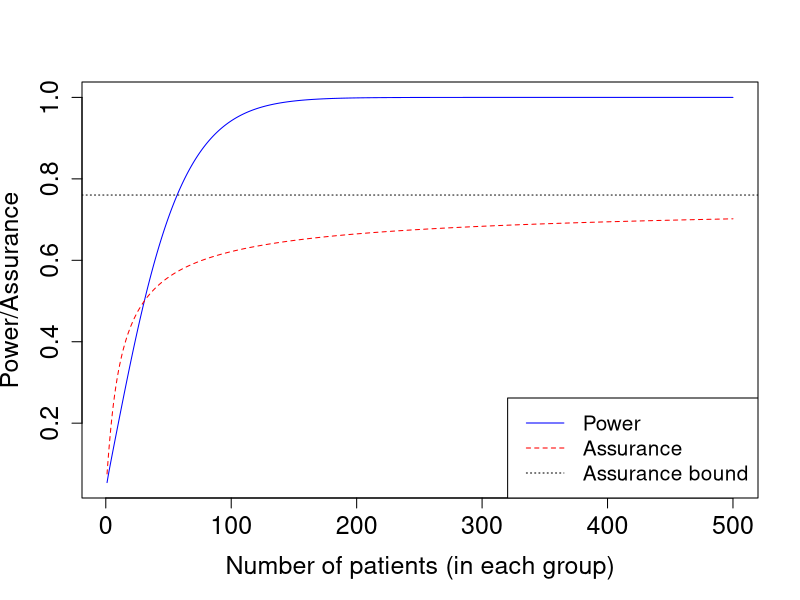
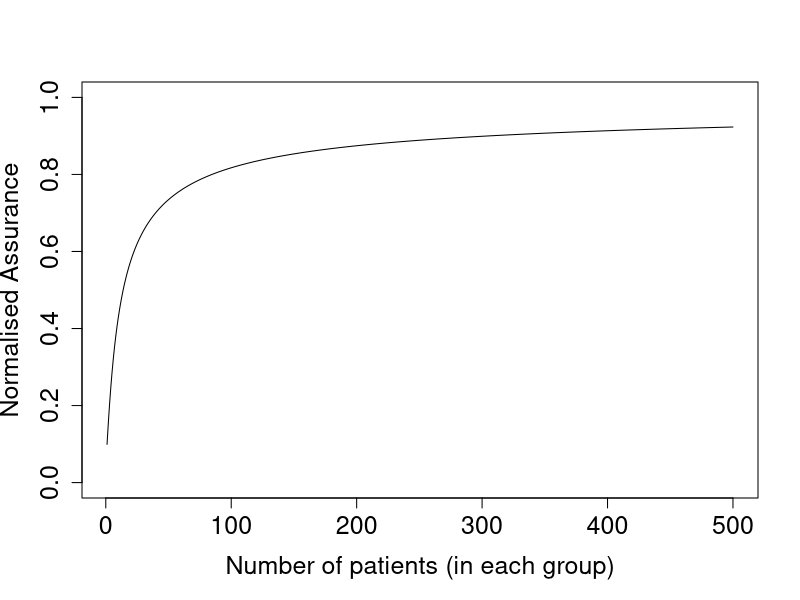
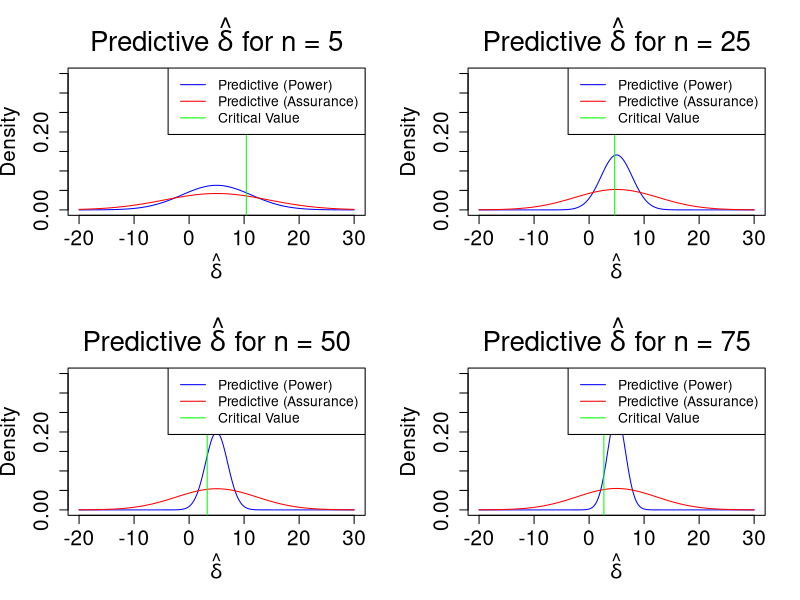
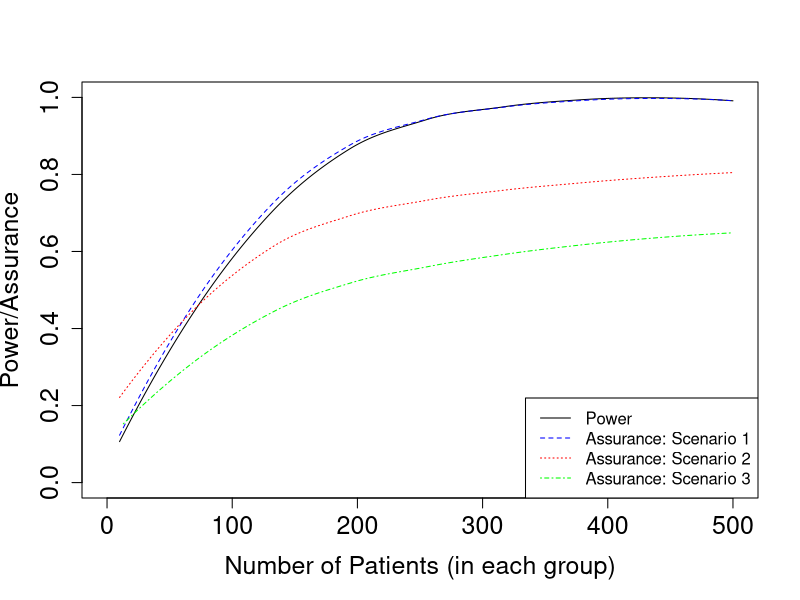
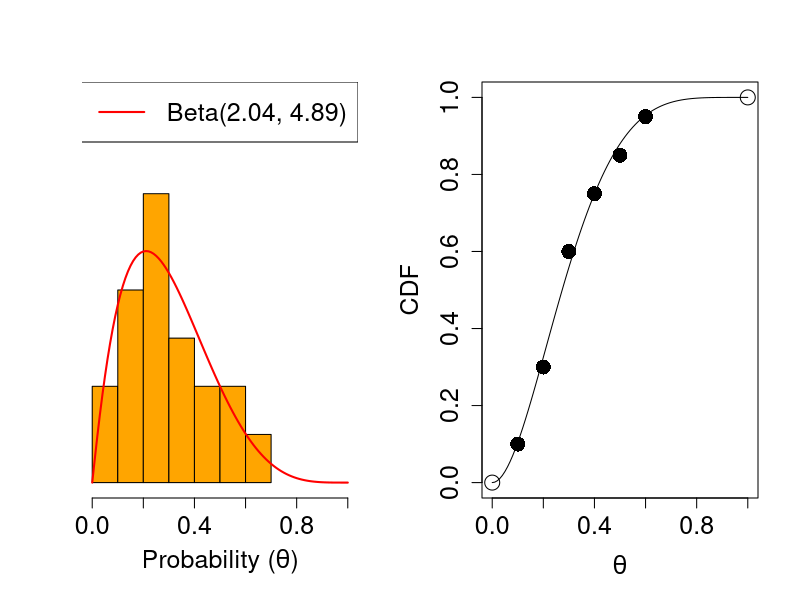
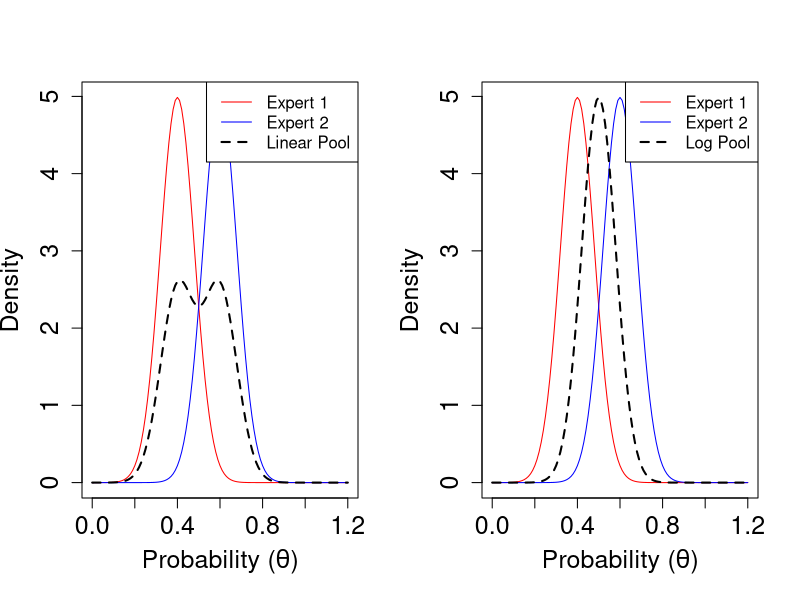
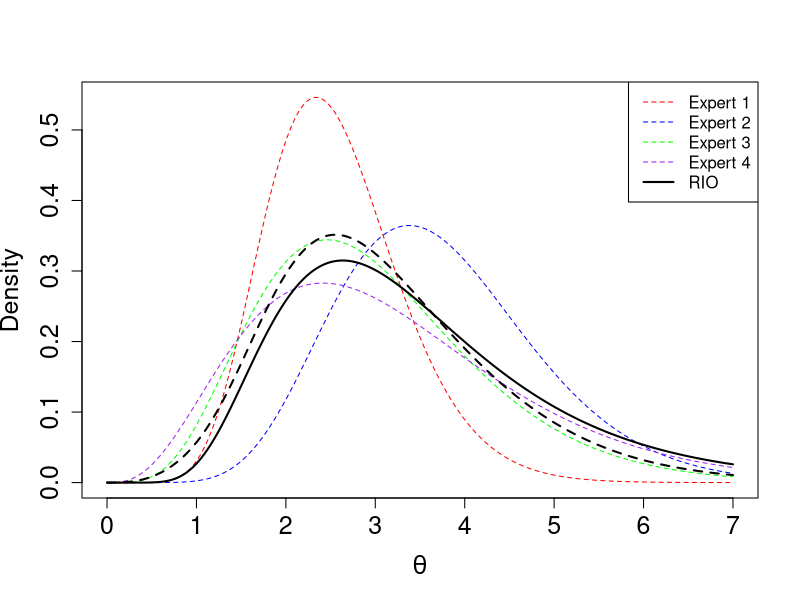

These figures' R source, in order:
sigma <- 10
delta_0 <- 5
alpha <- 0.025
beta <- 0.2


n1 <- 2*sigma^2*(qnorm(alpha) + qnorm(beta))^2
n1 <- n1/(delta_0)^2

n_0 <- 4
n <- 1:500
power <- pnorm(qnorm(alpha) + (delta_0*sqrt(n))/sqrt(2*sigma^2))
assurance <- pnorm(sqrt(n_0/(n+n_0))*(qnorm(alpha)+(delta_0*sqrt(n))/sqrt(2*sigma^2)))
assurance_upper_bound <- pnorm(sqrt(n_0)*delta_0/sqrt(2*sigma^2))
Norm_Ass <- assurance/assurance_upper_bound



png("PowerAssurance.png", units="in", width=10, height=6, res=700)
plot(n, power, type = "l", col = "blue",
     xlab = "Number of patients (in each group)", ylab = "Power/Assurance", 
     cex.axis=1.5, cex.lab=1.5, cex.main=2)
lines(n, assurance, col = "red", lty = 2)
abline(h = assurance_upper_bound, lty = 3)
legend("bottomright", legend = c("Power", "Assurance", "Assurance bound"), 
       lty = 1:3, col = c("blue", "red", "black"), cex = 1.25)
dev.off()

png("Norm_Assurance.png", units="in", width=10, height=6, res=700)
plot(n, Norm_Ass, type = "l", ylim = c(0,1), xlab = "Number of patients (in each group)",
     ylab = "Normalised Assurance",
     cex.axis=1.5, cex.lab=1.5, cex.main=2)
dev.off()

png("Pred_delta_hat.png", units="in", width=10, height=8, res=1000)
par(mfrow = c(2,2))

produce_plot <- function(n){
  critValue <- qnorm(0.95) * sqrt(2*sigma^2) / sqrt(n)
  delta_hat <- seq(-20, 30, by = 0.1)
  
  plot(delta_hat,
       dnorm(delta_hat, mean = delta_0, sd = sqrt(2*sigma^2 * (1 / n))),
       type = "l", col = "blue",
       main = bquote("Predictive " * hat(delta) * " for " * n * " = " * .(n)),
       ylab = "Density",
       xlab = expression(hat(delta)),
       ylim = c(0, 0.35),
       cex.axis=1.5, cex.lab=1.5, cex.main=2)
  
  lines(delta_hat,
        dnorm(delta_hat, mean = delta_0, sd = sqrt(2*sigma^2 * (1 / n_0 + 1 / n))),
        col = "red")
  
  abline(v = critValue, lwd = 1, col = "green")
  
  legend("topright",
         legend = c("Predictive (Power)", "Predictive (Assurance)", "Critical Value"),
         col = c("blue", "red", "green"), lty = 1)
}

produce_plot(5)
produce_plot(25)
produce_plot(50)
produce_plot(75)
dev.off()




simulate_data_power <- function(n) {
    r_c <- rbinom(1, n, 0.45)
    r_t <- rbinom(1, n, 0.3)
    p_hat_c <- r_c / n
    p_hat_t <- r_t / n
    p_pool <- (r_c + r_t) / (2 * n)
    se <- sqrt(2 * p_pool * (1 - p_pool) / n)
    z <- (p_hat_c - p_hat_t) / se
    z_crit <- qnorm(1 - 0.025)
    z > z_crit
}



sim_data_ass <- function(n, m, nu){
  
  theta_c <- rbeta(1, 10.7, 13.1)
  rho <- truncnorm::rtruncnorm(1, mean = m, sd = sqrt(nu), a = (theta_c-1), b = theta_c)
  theta_t <- theta_c - rho #Treatment
  r_c <- rbinom(1, n, prob = theta_c)
  r_t <- rbinom(1, n, prob = theta_t)
  
  p_hat_c <- r_c / n
  p_hat_t <- r_t / n
  p_pool <- (r_c + r_t) / (2 * n)
  se <- sqrt(2 * p_pool * (1 - p_pool) / n)
  z <- (p_hat_c - p_hat_t) / se
  z_crit <- qnorm(1 - 0.025)
  z > z_crit
}

png("Power_Assurance_Moxo.png", units="in", width=10, height=6, res=700)
n1 <- 10:500
power_estimates <- sapply(n1, function(n) mean(replicate(500, simulate_data_power(n))))
smooth_power <- loess(power_estimates~n1)
plot(n1, predict(smooth_power, newdata = n1), type = "l",
     ylim = c(0,1), xlim = c(0, 500),
     ylab = "Power/Assurance",
     xlab = "Number of Patients (in each group)",
     cex.axis=1.5, cex.lab=1.5, cex.main=2)


ass_estimates1 <- sapply(n1, function(n) mean(replicate(500, sim_data_ass(n, 0.15, 0.0001))))
smooth_ass1 <- loess(ass_estimates1~n1)
lines(n1, predict(smooth_ass1, newdata = n1), col = "blue", lty = 2)


ass_estimates2 <- sapply(n1, function(n) mean(replicate(500, sim_data_ass(n, 0.15, 0.01))))
smooth_ass2 <- loess(ass_estimates2~n1)
lines(n1, predict(smooth_ass2, newdata = n1), col = "red", lty = 3)


ass_estimates3 <- sapply(n1, function(n) mean(replicate(500, sim_data_ass(n, 0.1, 0.01))))
smooth_ass3 <- loess(ass_estimates3~n1)
lines(n1, predict(smooth_ass3, newdata = n1), col = "green", lty = 4)

legend("bottomright", legend = c("Power", "Assurance: Scenario 1", "Assurance: Scenario 2", "Assurance: Scenario 3"),
       lty = 1:4, col = c("black", "blue", "red", "green"))
dev.off()



probs <- c(0.05, 0.05,
           0.15, 0.15, 0.15, 0.15,
           0.25, 0.25, 0.25, 0.25, 0.25, 0.25,
           0.35, 0.35, 0.35,
           0.45, 0.45,
           0.55, 0.55, 0.65)
png("Trial_Roulette_Dist.png", units="in", width=10, height=6, res=700)
par(mfrow = c(1,2))
hist(probs, ylim = c(0, 4), xlim = c(0,1), col = "orange",
     xlab = expression("Probability ("*theta*")"),
     main = "", freq=F, ylab = "", yaxt="n", cex.axis=1.5, cex.lab=1.5, cex.main=2)
x <- seq(0, 1, by=0.01)
lines(x, dbeta(x, 2.04, 4.89), col = "red", lwd = 2)
legend("topright", legend = "Beta(2.04, 4.89)", lty = 1, col = "red", lwd = 2, cex = 1.5)

xAxis <- c(0.1, 0.2, 0.3, 0.4, 0.5, 0.6)
CDF <- c(0.1, 0.3, 0.6, 0.75, 0.85, 0.95)
plot(xAxis, CDF, xlab = expression(theta), xlim = c(0,1), ylim = c(0,1),
     cex.axis=1.5, cex.lab=1.5, cex.main=2, pch = 16, cex = 2)
points(c(0, 1), c(0,1), pch = 1, cex = 2)
lines(x, pbeta(x, 2.04, 4.89))
dev.off()


png("Math_Pooling.png", units="in", width=12, height=6, res=700)
par(mfrow = c(1,2))
x <- seq(0, 1.2, by=0.01)
f1 <- dnorm(x, 0.4, 0.08)
f2 <- dnorm(x, 0.6, 0.08)
w1 <- 0.5
w2 <- 1 - w1

#Plotting the linear pool
plot(x, f1, type = "l",
     xlab = expression("Probability ("*theta*")"), col = "red",
     ylab = "Density", xlim = c(0, 1.2),
     cex.axis=1.5, cex.lab=1.5, cex.main=2)
lines(x, f2, col = "blue")
lines(x, w1*f1 + w2*f2, lty = 2, lwd = 2)
legend("topright", legend = c("Expert 1", "Expert 2", "Linear Pool"), col = c("red", "blue", "black"),
       lty = c(1, 1, 2), lwd = c(1, 1, 2))

#Plotting the log pool
log_pool_raw <- f1^w1 * f2^w2
log_pool <- log_pool_raw / sum(log_pool_raw * diff(x)[1])
plot(x, f1, type = "l",
     xlab = expression("Probability ("*theta*")"), col = "red",
     ylab = "Density", xlim = c(0, 1.2),
     cex.axis=1.5, cex.lab=1.5, cex.main=2)
lines(x, f2, col = "blue")
lines(x, log_pool, lty = 2, lwd = 2)
legend("topright", legend = c("Expert 1", "Expert 2", "Log Pool"), col = c("red", "blue", "black"),
       lty = c(1, 1, 2), lwd = c(1, 1, 2))
dev.off()

png("Elicit_Rio.png", units="in", width=10, height=6, res=700)
x <- seq(0, 7, by=0.01)
ex1 <- dgamma(x, 11.4, 4.45)
ex2 <- dgamma(x, 10.7, 2.87)
ex3 <- dgamma(x, 5.68, 1.9)
ex4 <- dgamma(x, 4.09, 1.28)
w1 <- 0.25
w2 <- 0.25
w3 <- 0.25
w4 <- 0.25
RIO <- dlnorm(x, 1.16, 0.437)
plot(x, ex1, type = "l", ylab = "Density", xlab = expression(theta),
     col = "red", lty = 2,
     cex.axis=1.5, cex.lab=1.5, cex.main=2)
lines(x, ex2, col = "blue", lty = 2)
lines(x, ex3, col = "green", lty = 2)
lines(x, ex4, col = "purple", lty = 2)
lines(x, RIO, lwd = 2)
lines(x, w1*ex1 + w2*ex2 + w3*ex3 + w4*ex4, lty = 2, lwd = 2)
legend("topright", legend = c("Expert 1", "Expert 2", "Expert 3", "Expert 4", "RIO"),
       lty = c(2, 2, 2, 2, 1), col = c("red", "blue", "green", "purple", "black"),
       lwd = c(1, 1, 1, 1, 2))
dev.off()
